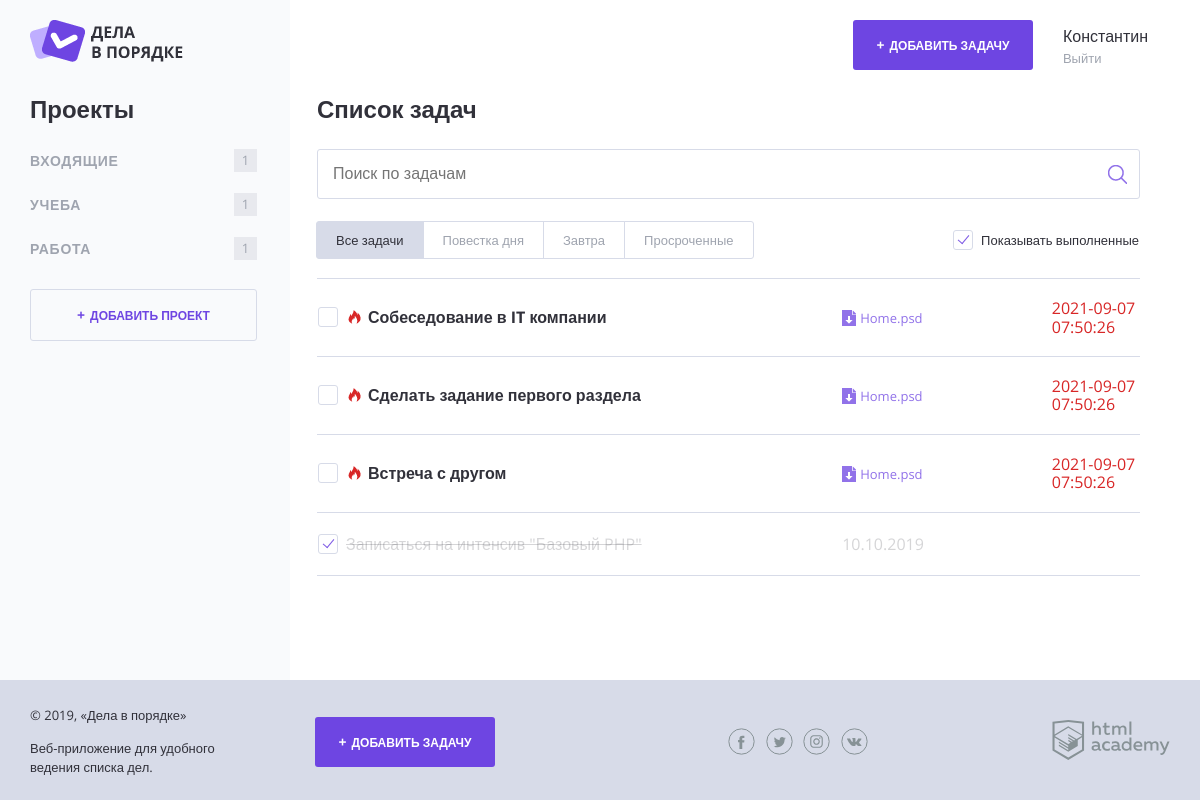
The page / on the database its author committed.
### tables this page shows
CREATE TABLE IF NOT EXISTS projects (
    id INT AUTO_INCREMENT PRIMARY KEY,
    user_id INT(3),
    project VARCHAR (255),
    FOREIGN KEY (user_id) REFERENCES users (id)
);

CREATE TABLE IF NOT EXISTS tasks (
    id INT AUTO_INCREMENT PRIMARY KEY,
    task CHAR(64),
    date_start TIMESTAMP DEFAULT CURRENT_TIMESTAMP,
    date_end TIMESTAMP,
    fileDir VARCHAR(255),
    project_id INT(3),
    user_id INT(3),
    status TINYINT(1) not null default '0',
    FOREIGN KEY (project_id) REFERENCES projects (id),
    FOREIGN KEY (user_id) REFERENCES users (id)
);

### helpers.php (called while the page is built, shortened)
<?php
function include_template($name, array $data = []) {
    $name = 'templates/' . $name;
    extract($data);
    require $name;
    $result = ob_get_clean();
    return $result;
}

### functions.php (called while the page is built)
<?php
function countTask($arrayCountTask, $name)
{
    $index = 0;
    foreach ($arrayCountTask as $task) {
        if ($task['project_id'] == $name) {
            $index++;
        }
    }
    return $index;
}
function dateLeft($dateInsert) {
    $todayFormat = new DateTime("now");
    if ($dateInsert != null) {
        $datestart = new DateTime($dateInsert);
        $interval = date_diff($todayFormat, $datestart);
        $result = $interval->format("%R%a")*24 + $interval->format("%R%h");
        return $result;
    }
    else
        return false;
}
?>

### config.php (called while the page is built)
<?php
$show_complete_tasks = rand(0, 1);
$timeleft = 24;
?>

### templates/main.php (the view, shortened to what this page needs)
<section class='content__side'>
    <h2 class='content__side-heading'>Проекты</h2>
    <nav class="main-navigation">
        <ul class="main-navigation__list">
            <?php
            foreach ($array_projects as $array_item) {?>
            <li class="main-navigation__list-item">
                <a class="main-navigation__list-item-link" href="#"><?= htmlspecialchars($array_item['project']);?></a>
                <span class="main-navigation__list-item-count"><?= countTask($array_info_task, $array_item['id']);?></span>
            </li>
            <?php
            }?>
        </ul>
    </nav>
    <a class="button button--transparent button--plus content__side-button"
       href="pages/form-project.html" target="project_add">Добавить проект</a>
</section>
<main class="content__main">
    <h2 class="content__main-heading">Список задач</h2>
    <form class="search-form" action="index.php" method="post" autocomplete="off">
        <input class="search-form__input" type="text" name="" value="" placeholder="Поиск по задачам">
        <input class="search-form__submit" type="submit" name="" value="Искать">
    </form>
    <div class="tasks-controls">
        <nav class="tasks-switch">
            <a href="/" class="tasks-switch__item tasks-switch__item--active">Все задачи</a>
            <a href="/" class="tasks-switch__item">Повестка дня</a>
            <a href="/" class="tasks-switch__item">Завтра</a>
            <a href="/" class="tasks-switch__item">Просроченные</a>
        </nav>
        <label class="checkbox">
            <span class="checkbox__text">Показывать выполненные</span>
        </label>
    </div>
    <table class="tasks">
        <?php
        foreach ($array_info_task as $value) {
            $datestart = dateLeft ($value['date_start']);
        ?>
        <tr class="tasks__item task <?php if ($datestart !=false && $datestart < $timeleft):?>task--important<?php endif; ?>">
            <td class='task__select <?php if($value['status'] == true):?>task--completed<?php endif; ?>'>
                <label class="checkbox task__checkbox">
                    <span class="checkbox__text"><?= htmlspecialchars($value['task']);?></span>
                </label>
            </td>
            <td class="task__file">
                <a class="download-link" href="#">Home.psd</a>
            </td>
                <td class="task__date "><?= htmlspecialchars($value['date_start']);?></td>
        </tr>
        <?php
        }
        ?>
        <?php if($show_complete_tasks == 1): ?>
            <tr class="tasks__item task task--completed">
                <td class="task__select">
                    <label class="checkbox task__checkbox">
                    <span class="checkbox__text">Записаться на интенсив "Базовый PHP"</span>
                    </label>
                </td>
                <td class="task__date">10.10.2019</td>
                <td class="task__controls">
                </td>
            </tr>
        <?php endif;?>
    </table>
</main>

### templates/layout.php (shortened to what this page needs)
<!DOCTYPE html>
<html lang="ru">
<head>
    <link rel="stylesheet" href="css/normalize.css">
    <link rel="stylesheet" href="css/style.css">
    <link rel="stylesheet" href="css/flatpickr.min.css">
</head>
<body>
<div class="page-wrapper">
    <div class="container container--with-sidebar">
        <header class="main-header">
            <a href="/">
                <img src="img/logo.png" width="153" height="42" alt="Логотип Дела в порядке">
            </a>
            <div class="main-header__side">
                <a class="main-header__side-item button button--plus open-modal" href="pages/form-task.html">Добавить задачу</a>
                <div class="main-header__side-item user-menu">
                    <div class="user-menu__data">
                        <p>Константин</p>
                        <a href="#">Выйти</a>
                    </div>
                </div>
            </div>
        </header>
        <div class="content">
            <?= $main;?>
        </div>
    </div>
</div>
<footer class="main-footer">
    <div class="container">
        <div class="main-footer__copyright">
            <p>© 2019, «Дела в порядке»</p>
            <p>Веб-приложение для удобного ведения списка дел.</p>
        </div>
        <a class="main-footer__button button button--plus" href="pages/form-task.html">Добавить задачу</a>
        <div class="main-footer__social social">
            <a class="social__link social__link--facebook" href="#">
            </a>
            <a class="social__link social__link--twitter" href="#">
            </a>
            <a class="social__link social__link--instagram" href="#">
            </a>
            <a class="social__link social__link--vkontakte" href="#">
            </a>
        </div>
        <div class="main-footer__developed-by">
            <a href="https://htmlacademy.ru/intensive/php">
                <img src="img/htmlacademy.svg" alt="HTML Academy" width="118" height="40">
            </a>
        </div>
    </div>
</footer>
</body>
</html>

### index.php
<?php
$con = mysqli_connect("localhost", "mysql", "", "doingsdone");
if ($con == false) {
    print("Ошибка подключения: " . mysqli_connect_error());
 }
 else {
    $sql = "SELECT * FROM projects WHERE user_id = (SELECT u.id FROM users u WHERE u.userName = 'test1')";
    $result = mysqli_query($con, $sql);
    if (!$result) {
        $error = mysqli_error($con);
        print("Ошибка MySQL: " . $error);
    }
    else {
        $array_projects = mysqli_fetch_all($result, MYSQLI_ASSOC);
        $sql = "SELECT * FROM tasks WHERE user_id = (SELECT u.id FROM users u WHERE u.userName = 'test1')";
        $result = mysqli_query($con, $sql);
        if (!$result) {
            $error = mysqli_error($con);
            print("Ошибка MySQL: " . $error);
        }
        else {
            $array_info_task = mysqli_fetch_all($result, MYSQLI_ASSOC);
        }
    }
}
require_once ('helpers.php');
require_once ('config.php');
require_once ('functions.php');
$main = include_template ('main.php', ['array_projects' => $array_projects, 'array_info_task' => $array_info_task, 'show_complete_tasks' => $show_complete_tasks, 'timeleft' => $timeleft]);
$page_content = include_template ('layout.php', ['title' => "Дела в порадке", 'main' => $main]);
print($page_content);
?>

### rows shown on the page
projects: project "ВХОДЯЩИЕ", id "1"
projects: project "УЧЕБА", id "1"
projects: project "РАБОТА", id "1"
tasks: task "Собеседование в IT компании", date_start "2021-09-07 07:50:26"
tasks: task "Сделать задание первого раздела", date_start "2021-09-07 07:50:26"
tasks: task "Встреча с другом", date_start "2021-09-07 07:50:26"
